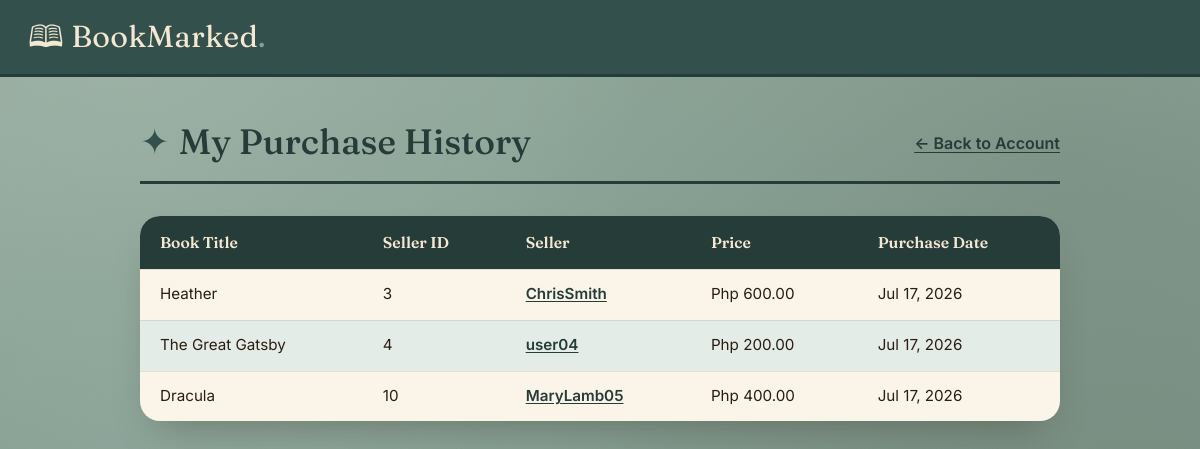
The app's page /userPurchaseTable.php (signed in) with its own data.
### tables this page shows
CREATE TABLE IF NOT EXISTS `purchases` (
  `purchase_id` int NOT NULL AUTO_INCREMENT,
  `book_id` int DEFAULT NULL,
  `buyer_id` int NOT NULL,
  `seller_id` int NOT NULL,
  `book_title` varchar(150) NOT NULL,
  `author` varchar(100) NOT NULL,
  `cover_image` varchar(255) DEFAULT NULL,
  `price_paid` decimal(10,2) NOT NULL,
  `purchase_date` timestamp NULL DEFAULT CURRENT_TIMESTAMP,
  PRIMARY KEY (`purchase_id`),
  KEY `book_id` (`book_id`),
  KEY `buyer_id` (`buyer_id`),
  KEY `seller_id` (`seller_id`)
);

CREATE TABLE IF NOT EXISTS `books` (
  `book_id` int NOT NULL AUTO_INCREMENT,
  `seller_id` int NOT NULL,
  `title` varchar(150) NOT NULL,
  `author` varchar(100) NOT NULL,
  `synopsis` text,
  `price` decimal(10,2) NOT NULL,
  `cover_image` varchar(255) DEFAULT NULL,
  `status` enum('available','sold') DEFAULT 'available',
  `created_at` timestamp NULL DEFAULT CURRENT_TIMESTAMP,
  PRIMARY KEY (`book_id`),
  KEY `seller_id` (`seller_id`)
);

CREATE TABLE IF NOT EXISTS `users` (
  `user_id` int NOT NULL AUTO_INCREMENT,
  `username` varchar(50) NOT NULL,
  `first_name` varchar(50) NOT NULL,
  `last_name` varchar(50) NOT NULL,
  `email` varchar(100) NOT NULL,
  `password` varchar(255) NOT NULL,
  `birthdate` date DEFAULT NULL,
  `profile_picture` varchar(255) DEFAULT NULL,
  `created_at` timestamp NULL DEFAULT CURRENT_TIMESTAMP,
  PRIMARY KEY (`user_id`),
  UNIQUE KEY `username` (`username`),
  UNIQUE KEY `email` (`email`)
);

### userPurchaseTable.php (the view, shortened to what this page needs)
<?php
include 'connection.php';
$user_id = $_SESSION['user']['user_id'];
$sql = "SELECT b.title AS book_title, u.username AS seller_name,
        u.user_id AS seller_id, b.price AS book_price, p.purchase_date
        FROM purchases p
        JOIN books b ON p.book_id = b.book_id
        JOIN users u ON b.seller_id = u.user_id
        WHERE p.buyer_id = ?
        ORDER BY p.purchase_date DESC";
$purchased_stmt = mysqli_prepare($conn, $sql);
mysqli_stmt_bind_param($purchased_stmt, "i", $user_id);
mysqli_stmt_execute($purchased_stmt);
$purchased_result = mysqli_stmt_get_result($purchased_stmt);
$num_rows = mysqli_num_rows($purchased_result);
?>
<!DOCTYPE html>
<html lang="en">
<head>
<link href="https://cdnjs.cloudflare.com/ajax/libs/bootstrap/5.3.3/css/bootstrap.min.css" rel="stylesheet">
<link rel="stylesheet" href="bookmarked-styleLoader.css">
</head>
<body>
<header class="bm-header">
  <a href="homeFront.php" class="bm-wordmark" id="homeLogoLink">🕮 BookMarked<span class="dot">.</span></a>
</header>
<main class="pt-content">
  <div class="pt-header-row">
    <h1 class="pt-title"><span class="spark">&#10022;</span> My Purchase History</h1>
    <a href="profile.php" class="pt-back-link">&larr; Back to Account</a>
  </div>
  <div class="pt-table-wrap">
    <table class="pt-table">
      <thead>
        <tr>
          <th>Book Title</th>
          <th>Seller ID</th>
          <th>Seller</th>
          <th>Price</th>
          <th>Purchase Date</th>
        </tr>
      </thead>
      <tbody>
        <?php if ($num_rows > 0): ?>
          <?php while ($row = mysqli_fetch_assoc($purchased_result)): ?>
            <tr>
              <td><?php echo htmlspecialchars($row['book_title']); ?></td>
              <td><?php echo htmlspecialchars($row['seller_id']); ?></td>
              <td><a href="sellershop.php?seller_id=<?php echo urlencode($row['seller_id']); ?>"><?php echo htmlspecialchars($row['seller_name']); ?></a></td>
              <td>Php <?php echo number_format($row['book_price'], 2); ?></td>
              <td><?php echo date('M d, Y', strtotime($row['purchase_date'])); ?></td>
            </tr>
          <?php endwhile; ?>
        <?php else: ?>
          <tr class="pt-empty-row">
            <td colspan="5">You haven&rsquo;t purchased any books yet.</td>
          </tr>
        <?php endif; ?>
      </tbody>
    </table>
  </div>
</main>
</body>
</html>

### bookmarked-styleLoader.css (style rules this page uses)
:root { --brown-900: #2b1d12; --brown-800: #3a2a1a; --brown-700: #5c4630; --sage-500: #85a094; --sage-300: #aac0b5; --sage-100: #e4ece7; --cream-100: #f4e8d3; --cream-50: #fbf5e9; --ink: #2b1d12; --ink-soft: #6d5d4b; --danger: #b3492f; --white-100: #ffffff; --font-display: "Fraunces", Georgia, serif; --font-body: "Inter", -apple-system, BlinkMacSystemFont, sans-serif; --radius-lg: 20px; --radius-md: 14px; --radius-sm: 10px; --teal-800: #33504c; --teal-900: #263c39; --tan-400: #c9a877; --tan-500: #b8935e; --content-bg: #8fa89c; }
* { box-sizing: border-box; }
html, body { height: 100%; }
body { font-family: var(--font-body); color: var(--ink); background-color: var(--content-bg); background-image: radial-gradient(circle at 12% 8%, #ffffff1a 0%, #ffffff00 40%), radial-gradient(circle at 88% 18%, #2b1d1214 0%, #2b1d1200 45%), radial-gradient(circle at 25% 85%, #ffffff14 0%, #ffffff00 40%), radial-gradient(circle at 95% 90%, #2b1d121a 0%, #2b1d1200 50%), linear-gradient(165deg, #96ad9f 0%, #86a094 45%, #7c9689 100%); background-attachment: fixed; min-height: 100vh; position: relative; }
body::before { content: ""; position: fixed; inset: 0; pointer-events: none; z-index: 0; opacity: 0.5; background-size: 180px 180px; mix-blend-mode: overlay; }
.bm-header, .bm-toolbar, .bm-layout { position: relative; z-index: 1; }
a { text-decoration: none; }
.bm-header { background: var(--teal-800); border-bottom: 3px solid var(--teal-900); padding: 0.9rem 1.75rem; display: flex; align-items: center; gap: 0.75rem; }
.bm-wordmark { font-family: var(--font-display); font-size: 1.9rem; color: var(--cream-100); letter-spacing: 0.01em; }
.bm-wordmark .dot { color: var(--sage-500); }

### userPurchaseTable.php (style rules this page uses)
.pt-content { position: relative; z-index: 1; max-width: 1000px; margin: 0 auto; padding: 2.75rem 2.5rem 4rem; }
.pt-header-row { display: flex; align-items: center; justify-content: space-between; flex-wrap: wrap; gap: 1rem; padding-bottom: 1.1rem; border-bottom: 3px solid var(--teal-900); margin-bottom: 2rem; }
.pt-title { font-family: var(--font-display); font-size: 2.2rem; color: var(--teal-900); display: flex; align-items: center; gap: 0.6rem; margin: 0; }
.pt-title .spark { color: var(--teal-800); }
.pt-back-link { color: var(--teal-900); font-weight: 600; text-decoration: underline; text-underline-offset: 3px; }
.pt-table-wrap { background: var(--cream-50); border-radius: var(--radius-lg); overflow: hidden; box-shadow: 0 20px 40px -18px #2b1d1259; }
.pt-table { width: 100%; border-collapse: collapse; }
.pt-table th { background: var(--teal-900); color: var(--cream-100); font-family: var(--font-display); font-weight: 600; font-size: 0.98rem; text-align: left; padding: 0.9rem 1.25rem; }
.pt-table td { padding: 0.85rem 1.25rem; color: var(--ink); font-size: 0.95rem; border-top: 1px solid #2b1d121a; }
.pt-table tbody tr:nth-child(even) { background: var(--sage-100); }
.pt-table a { color: var(--teal-900); font-weight: 600; text-decoration: underline; text-underline-offset: 2px; }

### records on screen
purchases: book.title "Heather", seller.user_id "3", seller.username "ChrisSmith", book.price "600.00", purchase_date "Jul 17, 2026"
purchases: book.title "The Great Gatsby", seller.user_id "4", seller.username "user04", book.price "200.00", purchase_date "Jul 17, 2026"
purchases: book.title "Dracula", seller.user_id "10", seller.username "MaryLamb05", book.price "400.00", purchase_date "Jul 17, 2026"
